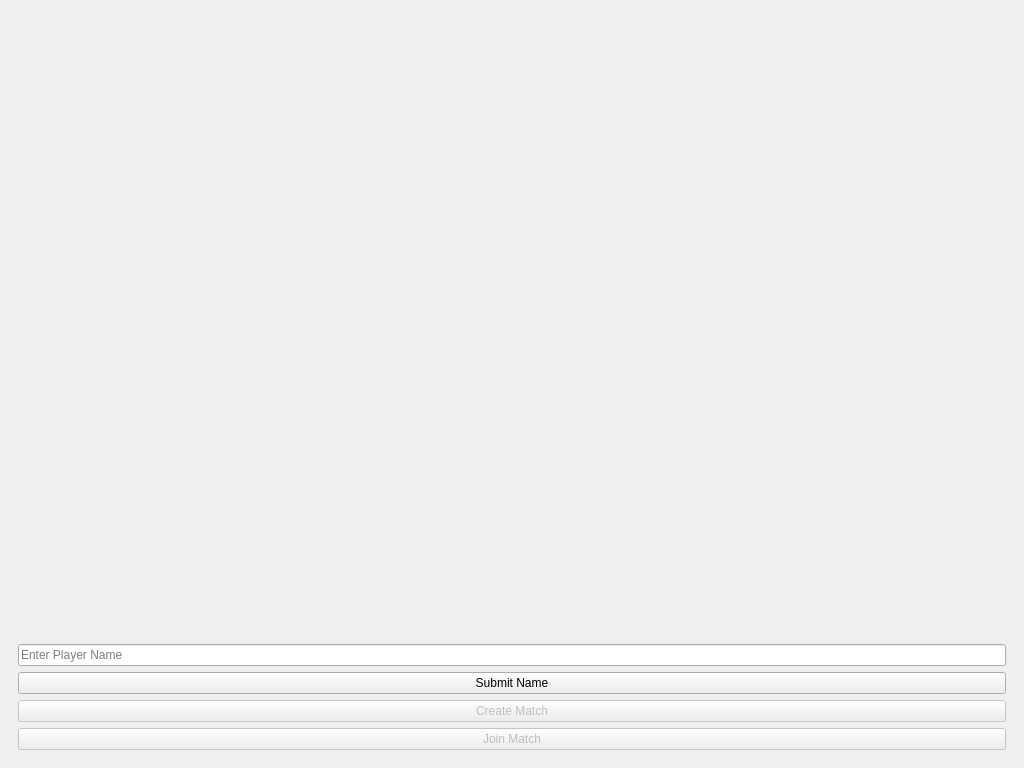
<?xml version="1.0" encoding="UTF-8"?>
<ui version="4.0">
 <class>LobbyWindow</class>
 <widget class="QMainWindow" name="LobbyWindow">
  <property name="geometry">
   <rect>
    <x>0</x>
    <y>0</y>
    <width>1024</width>
    <height>768</height>
   </rect>
  </property>
  <property name="windowTitle">
   <string>Lobby</string>
  </property>
  <widget class="QWidget" name="centralWidget">
   <layout class="QVBoxLayout" name="verticalLayout">
    <item>
     <widget class="QStackedWidget" name="stackedWidget">
      <property name="currentIndex">
       <number>0</number>
      </property>
      <widget class="QWidget" name="mainMenuPage">
       <layout class="QVBoxLayout" name="verticalLayout_mainMenu">
        <item>
         <widget class="QLabel" name="duckCharacterLabel">
          <property name="pixmap">
           <pixmap>:/images/duck_character.png</pixmap>
          </property>
          <property name="alignment">
           <set>Qt::AlignCenter</set>
          </property>
         </widget>
        </item>
        <item>
         <widget class="QLineEdit" name="playerNameInput">
          <property name="placeholderText">
           <string>Enter Player Name</string>
          </property>
         </widget>
        </item>
        <item>
         <widget class="QPushButton" name="submitNameButton">
          <property name="text">
           <string>Submit Name</string>
          </property>
         </widget>
        </item>
        <item>
         <widget class="QPushButton" name="createMatchButton">
          <property name="text">
           <string>Create Match</string>
          </property>
          <property name="enabled">
           <bool>false</bool>
          </property>
         </widget>
        </item>
        <item>
         <widget class="QPushButton" name="joinMatchButton">
          <property name="text">
           <string>Join Match</string>
          </property>
          <property name="enabled">
           <bool>false</bool>
          </property>
         </widget>
        </item>
       </layout>
      </widget>
      <widget class="QWidget" name="createMatchPage">
       <layout class="QVBoxLayout" name="verticalLayout_createMatch">
        <item>
         <widget class="QLineEdit" name="matchNameInput">
          <property name="placeholderText">
           <string>Enter Match Name</string>
          </property>
         </widget>
        </item>
        <item>
         <widget class="QPushButton" name="createButton">
          <property name="text">
           <string>Create</string>
          </property>
         </widget>
        </item>
        <item>
         <widget class="QPushButton" name="backFromCreateButton">
          <property name="text">
           <string>Back</string>
          </property>
         </widget>
        </item>
       </layout>
      </widget>
      <widget class="QWidget" name="joinMatchPage">
       <layout class="QVBoxLayout" name="verticalLayout_joinMatch">
        <item>
         <widget class="QPushButton" name="joinButton">
          <property name="text">
           <string>Join</string>
          </property>
         </widget>
        </item>
        <item>
         <widget class="QPushButton" name="backFromJoinButton">
          <property name="text">
           <string>Back</string>
          </property>
         </widget>
        </item>
       </layout>
      </widget>
     </widget>
    </item>
   </layout>
  </widget>
  <action name="actionExit">
   <property name="text">
    <string>Exit</string>
   </property>
  </action>
 </widget>
 <resources>
  <include location="resources.qrc"/>
 </resources>
 <connections/>
</ui>
